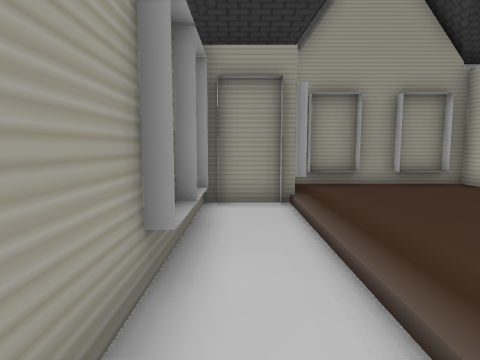
view 1 (above)

12 first-person views from a walk through a robot-simulator world made for Gazebo. The camera is 0.14 m above the floor, tilts 6° down and sees 75° across. The floor is counted in squares, 0.1 m on a side. Each view is taken from the middle of a square. On the plan, view 1 faces up. The plan holds only what a view shows up to about 15 squares ahead; the rest is blank.

view 2
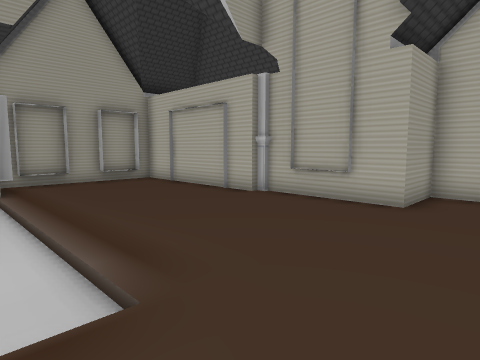

view 3
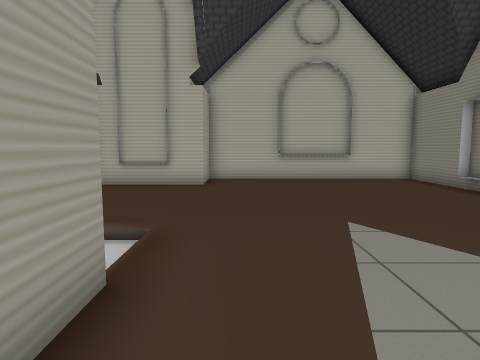

view 4
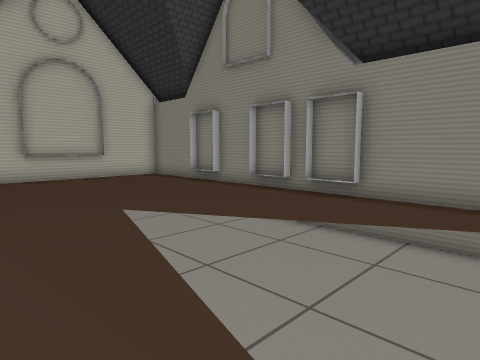

view 5
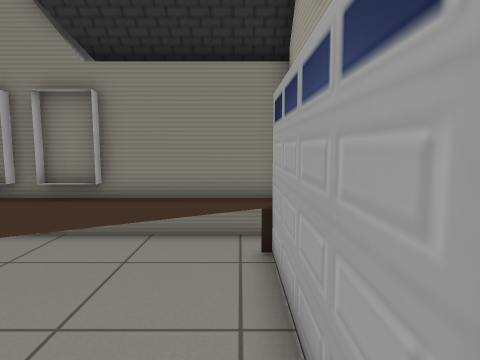

view 6
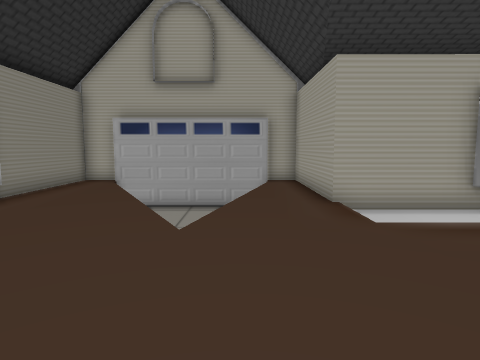

view 7
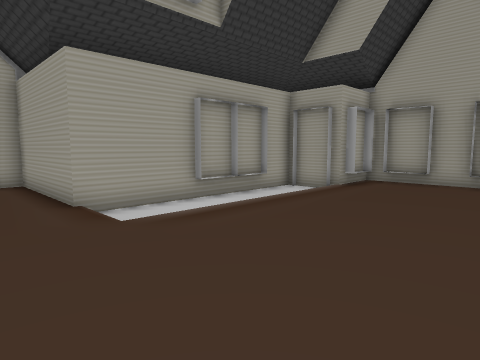

view 8
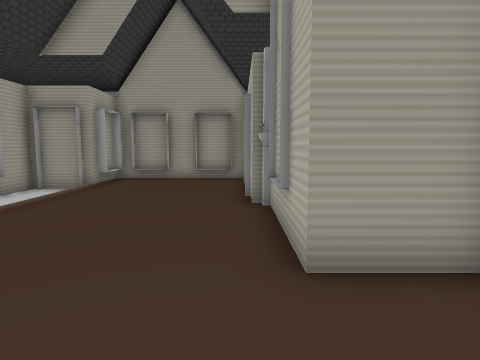

view 9
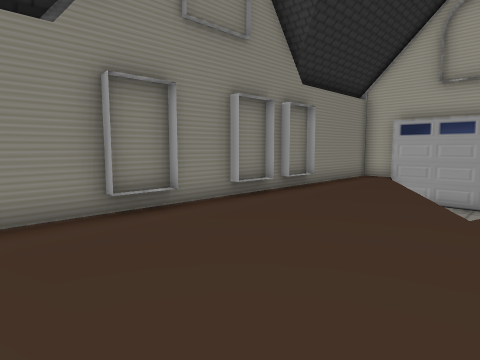

view 10
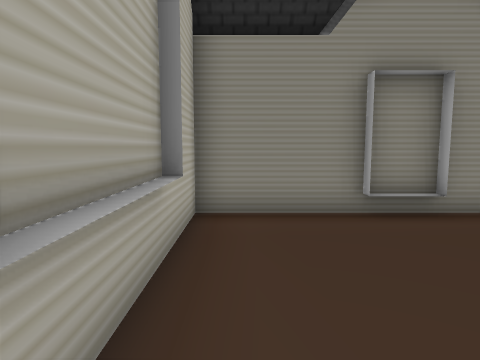

view 11
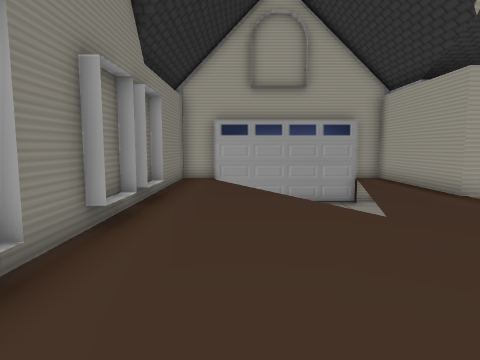

view 12
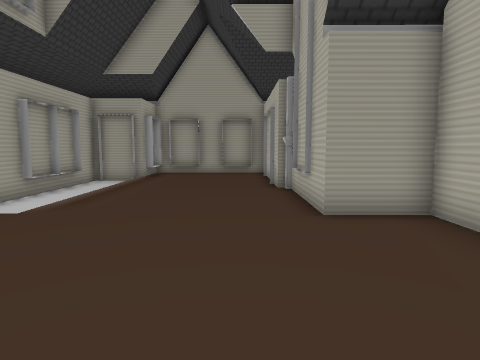

### Floor plan
Key: @ floor where view 1 was taken; # wall or solid block; x gap in a wall; . floor; = window, fence, low wall or low ledge; v drop or lower ground.
Columns run from 6 left of view 1 to 10 right of it. Each row starts with its distance up from view 1.
 10        ########
  9        ##.....#
  8      ###.....##
  7      #.......#
  6      #.......#
  5      #.......##
  4      #........#
  3      #........#
  2      #........#
  1      #........#
  0 ###=##@.......##
 -1 ................#
 -2 xv..............#
 -3 vv vv...........#
 -4 vvvvvvvv........#
 -5 vvvvvvv.........#
 -6 vvvvv...........#
 -7 vvv.............#
 -8 #...............#
 -9 ................#
-10 #################

Positions as (right, up) in squares from view 1, and headings:
1: (0, 0), facing up
2: (0, -3), facing up-right
3: (-4, -2), facing right
4: (-5, -1), facing down-right
5: (-5, -1), facing down
6: (7, -3), facing left
7: (7, -3), facing up-left
8: (7, -4), facing up
9: (9, -3), facing down-left
10: (9, -3), facing down
11: (8, -7), facing left
12: (6, -7), facing up
